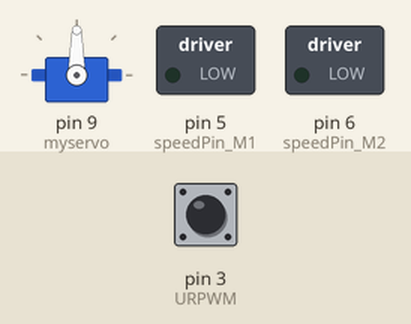
This sketch was run on a simulated Arduino Uno, built with avr-gcc and run on an emulated ATmega328P. On the bench: servo, switched loads named in the sketch (green lamp = pin HIGH). The inputs (shaded band) are chosen by the test bench; at power-on: pin 3 (URPWM) LOW. Pins used as bus, display or sensor lines are not drawn; what the sketch prints to the serial monitor is not drawn.

Above: at 0.1 s.
At 2.2 s:
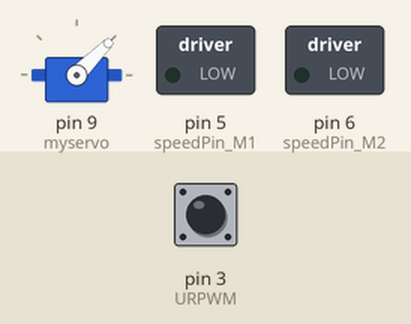
2.3 s: pin 3 (URPWM) pulsed HIGH 5 times (0.12 s each, 0.3 s apart)
At 3.4 s:
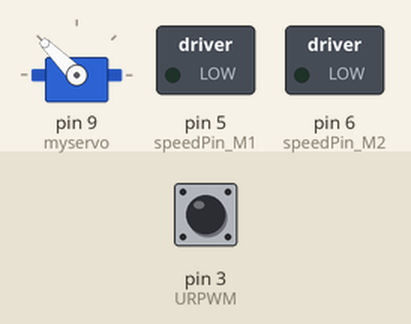
Timing chart, 0 to 18.1 s (numbered marks = the images above; inputs shaded):
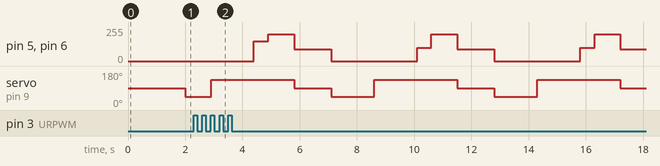

The sketch:

hadak.ino
```cpp
#include <Servo.h>
#include <Metro.h>

// Motor control pins
int speedPin_M1 = 5;     // M1 Speed Control
int speedPin_M2 = 6;     // M2 Speed Control
int directionPin_M1 = 4; // M1 Direction Control
int directionPin_M2 = 7; // M2 Direction Control

// Ultrasonic sensor pins
int URPWM = 3;  // PWM pin for distance measurement
int URTRIG = 10; // Trigger pin for ultrasonic sensor

// Command to enable distance measurement
uint8_t EnPwmCmd[4] = {0x44, 0x02, 0xbb, 0x01};

// Servo and variables
Servo myservo;
int pos = 90;       // Initial servo position (center)
int sweepFlag = 1;  // Flag for servo sweep direction
int actualDistance = 0;  // Measured distance
int leftDistance = 0;  // Distance measured on the left
int rightDistance = 0; // Distance measured on the right

// Timing variables
unsigned long lastMeasureTime = 0;  // Last time distance was measured
const unsigned long SENSOR_UPDATE_INTERVAL = 50;  // Measure distance every 50ms

void setup() {
  myservo.attach(9);  // Attach servo to pin 9
  Serial.begin(9600); // Initialize serial communication
  SensorSetup();      // Configure ultrasonic sensor
  delay(1000);        // Wait for stabilization
}

void loop() {
  // Measure distance at regular intervals
  if (millis() - lastMeasureTime >= SENSOR_UPDATE_INTERVAL) {
    actualDistance = MeasureDistance();
    lastMeasureTime = millis();
    Serial.print("Front Distance: ");
    Serial.println(actualDistance);
  }

  // Obstacle avoidance logic
  if (actualDistance <= 23) {  // Obstacle detected within 25cm
    carStop();  // Stop the robot
    Serial.println("Obstacle detected! Stopping and sweeping...");

    // Sweep left and measure distance
    myservo.write(45);  // Sweep servo to 45° (left)
    delay(500);  // Wait for servo to reach position
    leftDistance = MeasureDistance();
    Serial.print("Left Distance: ");
    Serial.println(leftDistance);

    // Sweep right and measure distance
    myservo.write(135);  // Sweep servo to 135° (right)
    delay(500);  // Wait for servo to reach position
    rightDistance = MeasureDistance();
    Serial.print("Right Distance: ");
    Serial.println(rightDistance);

    // Compare distances and move in the direction with more space
    if (leftDistance > rightDistance) {
      Serial.println("Turning left...");
      carBack(150,150);
      delay(500);
      carStop();
      carTurnLeft(200, 200);  // Turn left
      delay(900);  // Adjust delay for turn duration
      myservo.write(90);
    } else {
      Serial.println("Turning right...");
      carBack(100,100);
      delay(500);
      carStop();
      carTurnRight(200, 200);  // Turn right
      delay(900);  // Adjust delay for turn duration
      myservo.write(90);
    }

    // Move forward after turning
    carAdvance(90, 90);
    Serial.println("Moving forward...");
    delay(300);  // Move forward for a short time
  } else {  // No obstacle detected, move forward
    carAdvance(90, 90);
    Serial.println("Moving forward...");
  }
}

void SensorSetup() {
  pinMode(URTRIG, OUTPUT);  // Set trigger pin as output
  digitalWrite(URTRIG, HIGH);  // Trigger the sensor
  pinMode(URPWM, INPUT);  // Set PWM pin as input
  for (int i = 0; i < 4; i++) {
    Serial.write(EnPwmCmd[i]);  // Send command to enable distance measurement
  }
}

int MeasureDistance() {
  digitalWrite(URTRIG, LOW);  // Ensure trigger is LOW before sending HIGH
  digitalWrite(URTRIG, HIGH);  // Trigger the ultrasonic sensor
  unsigned long distance = pulseIn(URPWM, LOW);  // Measure PWM pulse duration
  if (distance == 1000) {  // Invalid reading if distance is 1000
    Serial.print("Invalid");
  } else {
    distance = distance / 50;  // Convert duration to distance (1cm per 50µs)
  }
  return distance;
}

void carStop() {
  digitalWrite(speedPin_M2, 0);
  digitalWrite(directionPin_M1, LOW);
  digitalWrite(speedPin_M1, 0);
  digitalWrite(directionPin_M2, LOW);
}

void carBack(int leftSpeed, int rightSpeed) {
  analogWrite(speedPin_M2, leftSpeed);  // PWM for left motor
  digitalWrite(directionPin_M1, LOW);  // Left motor backward
  analogWrite(speedPin_M1, rightSpeed);  // PWM for right motor
  digitalWrite(directionPin_M2, HIGH);  // Right motor backward
}

void carAdvance(int leftSpeed, int rightSpeed) {
  analogWrite(speedPin_M2, leftSpeed);  // PWM for left motor
  digitalWrite(directionPin_M1, HIGH);  // Left motor forward
  analogWrite(speedPin_M1, rightSpeed);  // PWM for right motor
  digitalWrite(directionPin_M2, LOW);  // Right motor forward
}

void carTurnLeft(int leftSpeed, int rightSpeed) {
  analogWrite(speedPin_M2, leftSpeed);  // PWM for left motor
  digitalWrite(directionPin_M1, LOW);  // Left motor backward
  analogWrite(speedPin_M1, rightSpeed);  // PWM for right motor
  digitalWrite(directionPin_M2, LOW);  // Right motor forward
}

void carTurnRight(int leftSpeed, int rightSpeed) {
  analogWrite(speedPin_M2, leftSpeed);  // PWM for left motor
  digitalWrite(directionPin_M1, HIGH);  // Left motor forward
  analogWrite(speedPin_M1, rightSpeed);  // PWM for right motor
  digitalWrite(directionPin_M2, HIGH);  // Right motor backward
}
```

Measured:
- by itself, pin 5 (speedPin_M1), pin 6 (speedPin_M2): repeats every 5.7 s: 200/255 0.90 s, 90/255 1.3 s, 0/255 3.0 s, 100/255 0.50 s
- by itself, servo on pin 9 (myservo): repeats every 5.7 s: 90° 1.3 s, 45° 1.5 s, 135° 2.9 s
